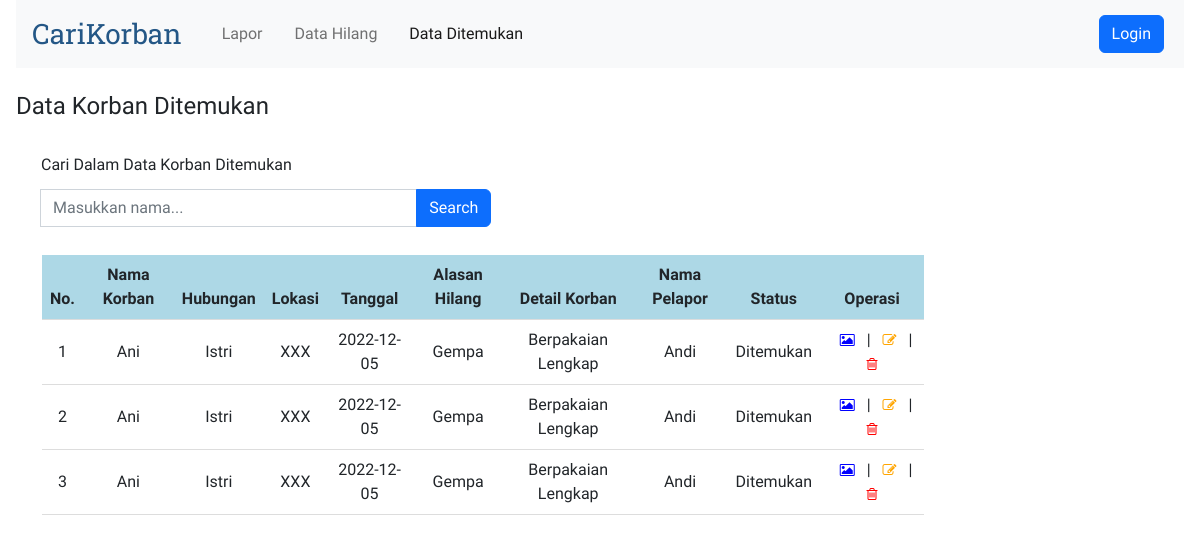
The page /views/dataditemukan.php?cari=Ani on the database its author committed.
### tables this page shows
CREATE TABLE `korban` (
  `idx` int(11) NOT NULL,
  `nama_korban` varchar(30) NOT NULL,
  `hubungan` varchar(10) NOT NULL,
  `lokasi` varchar(20) NOT NULL,
  `tanggal` varchar(30) NOT NULL,
  `alasan_hilang` varchar(30) NOT NULL,
  `detail` varchar(255) NOT NULL,
  `nama_pelapor` varchar(30) NOT NULL,
  `telepon` varchar(30) NOT NULL,
  `email` varchar(30) NOT NULL,
  `status` varchar(30) NOT NULL,
  `nama_gambar` varchar(255),
  `file_gambar` longblob
);

### connection.php (called while the page is built)
<?php
abstract class Connection
{
    protected function get_connection()
    {
        $host = "localhost";
        $database = "carikorban";
        $username = "root";
        $password = "";
        $connect = new mysqli($host, $username, $password, $database);
        return $connect;
    }
}

### models/korban.php (called while the page is built, shortened)
<?php
include '..\connection.php';
class KorbanDitemukan extends Korban
{
    private $conn;
    public function __construct()
    {
        $this->conn = $this->get_connection();
    }
    public function search($cari)
    {
        $sql = "SELECT * FROM korban WHERE nama_korban LIKE '%$cari%' AND status = 'Ditemukan'";
        $bind = $this->conn->query($sql);
        while ($obj = $bind->fetch_object()) {
            $baris[] = $obj;
        }
        if (!empty($baris)) {
            return $baris;
        }
    }
}

### views/dataditemukan.php (the view, shortened to what this page needs)
<?php
include '..\models\korban.php';
$model2 = new KorbanDitemukan();
$index = 1;
?>
<!doctype html>
<html lang="en">
<head>
    <link rel="stylesheet" href="https://cdnjs.cloudflare.com/ajax/libs/font-awesome/4.7.0/css/font-awesome.min.css">
    <link href="https://cdn.jsdelivr.net/npm/bootstrap@5.2.3/dist/css/bootstrap.min.css" rel="stylesheet"
>
</head>
<body>
    <div>
        <nav class="navbar navbar-expand-lg bg-light">
            <div class="container-fluid">
                <a class="navbar-brand logo" href="#">CariKorban</a>
                <div class="collapse navbar-collapse" id="navbarCollapse">
                    <ul class="navbar-nav me-auto mb-2 mb-lg-0">
                        <li class="nav-item">
                            <a class="nav-link" aria-current="page" href="lapor.php">Lapor</a>
                        </li>
                        <li class="nav-item">
                            <a class="nav-link" href="datahilang.php">Data Hilang</a>
                        </li>
                        <li class="nav-item">
                            <a class="nav-link active" href="dataditemukan.php">Data Ditemukan</a>
                        </li>
                    </ul>
                    <?php
                    if ($_SESSION['role'] == 'Admin') { ?>
                        <a href="logout.php"><button type="button"
                                class="d-flex btn btn-danger my-2 my-sm-0">Logout</button></a>
                        <?php
                    } else { ?>
                        <a href="login.php"><button type="button"
                                class="d-flex btn btn-primary my-2 my-sm-0">Login</button></a>
                        <?php
                    } ?>
                </div>
            </div>
        </nav>
        <br>
        <h4>Data Korban Ditemukan</h4>
        <br>
        <form action="dataditemukan.php" method="get">
            <label class="form-label">Cari Dalam Data Korban Ditemukan</label>
            <div class="input-group my-1" style="width: 40%;">
                <br>
                <input class="form-control" type="search" name="cari" placeholder="Masukkan nama...">
                <button class="btn btn-primary" type="submit" id="button-addon2" value="cari">Search</button>
            </div>
        </form>
        <br>
        <table class="table align-middle mb-0 bg-white">
            <thead style="background-color: lightblue;">
                <tr>
                    <th>No.</th>
                    <th>Nama Korban</th>
                    <th>Hubungan</th>
                    <th>Lokasi</th>
                    <th>Tanggal</th>
                    <th>Alasan Hilang</th>
                    <th>Detail Korban</th>
                    <th>Nama Pelapor</th>
                    <th>Status</th>
                    <?php if ($_SESSION['role'] == 'Guest') { ?>
                        <th><a title="Lihat Foto">Foto Korban</a></th>
                    <?php } else { ?>
                        <th><a title="Operasi">Operasi</a></th>
                    <?php } ?>
                </tr>
            </thead>
            <tbody>
                <?php
                if (isset($_GET['cari'])) {
                    $cari = $_GET['cari'];
                    $result = $model2->search($cari);
                } else {
                    $result = $model2->tampil_data();
                }
                if (!empty($result)) {
                    foreach ($result as $data): ?>
                        <tr>
                            <td>
                                <?= $index++ ?>
                            </td>
                            <td>
                                <?= $data->nama_korban ?>
                            </td>
                            <td>
                                <?= $data->hubungan ?>
                            </td>
                            <td>
                                <?= $data->lokasi ?>
                            </td>
                            <td>
                                <?= $data->tanggal ?>
                            </td>
                            <td>
                                <?= $data->alasan_hilang ?>
                            </td>
                            <td>
                                <?= $data->detail ?>
                            </td>
                            <td>
                                <?= $data->nama_pelapor ?>
                            </td>
                            <td>
                                <?= $data->status ?>
                            </td>
                            <td>
                                <?php if ($_SESSION['role'] == 'Guest') { ?>
                                    <a title="Lihat Foto" name="foto" id="foto" target="_blank" rel="noopener noreferrer"
                                        href="lihatfoto.php?idx=<?= $data->idx ?>"><i class="fa fa-picture-o"
                                            style="font-size:14px;color:blue"></i></a>
                                <?php } else { ?>
                                    <a title="Lihat Foto" name="foto" id="foto" target="_blank" rel="noopener noreferrer"
                                        href="lihatfoto.php?idx=<?= $data->idx ?>"><i class="fa fa-picture-o"
                                            style="font-size:14px;color:blue"></i></a>
                                    |
                                    <a title="Ubah" name="edit" id="edit" href="edit.php?idx=<?= $data->idx ?>"><i
                                            class="fa fa-edit" style="font-size:14px;color:orange"></i></a>
                                    |
                                    <a title="Hapus" name="hapus" id="hapus" href="..\models\process.php?idx=<?= $data->idx ?>"><i
                                            class="fa fa-trash-o" style="font-size:14px;color:red"></i></a>
                                <?php } ?>
                            </td>
                        </tr>
                    <?php endforeach;
                } else { ?>
                    <tr>
                        <td colspan="9">Belum ada data korban ditemukan.</td>
                    </tr>
                <?php } ?>
            </tbody>
        </table>
    </div>
</body>
</html>

### views/dataditemukan.php (style rules this page uses)
*, html, body { margin: 0 4px; padding: 0; }
body { font-family: 'Readex Pro'; }
a { text-decoration: none; }
.logo { font-family: 'Roboto Slab'; font-size: 28px; color: #245786; }
form { margin: 0 25px; }
.table { width: 75%; text-align: center; border-bottom: 1px solid #ddd; border-collapse: collapse; margin: 0 30px; }

### rows shown on the page
korban: nama_korban "Ani", hubungan "Istri", lokasi "XXX", tanggal "2022-12-05", alasan_hilang "Gempa", detail "Berpakaian Lengkap", nama_pelapor "Andi", status "Ditemukan"
korban: nama_korban "Ani", hubungan "Istri", lokasi "XXX", tanggal "2022-12-05", alasan_hilang "Gempa", detail "Berpakaian Lengkap", nama_pelapor "Andi", status "Ditemukan"
korban: nama_korban "Ani", hubungan "Istri", lokasi "XXX", tanggal "2022-12-05", alasan_hilang "Gempa", detail "Berpakaian Lengkap", nama_pelapor "Andi", status "Ditemukan"
